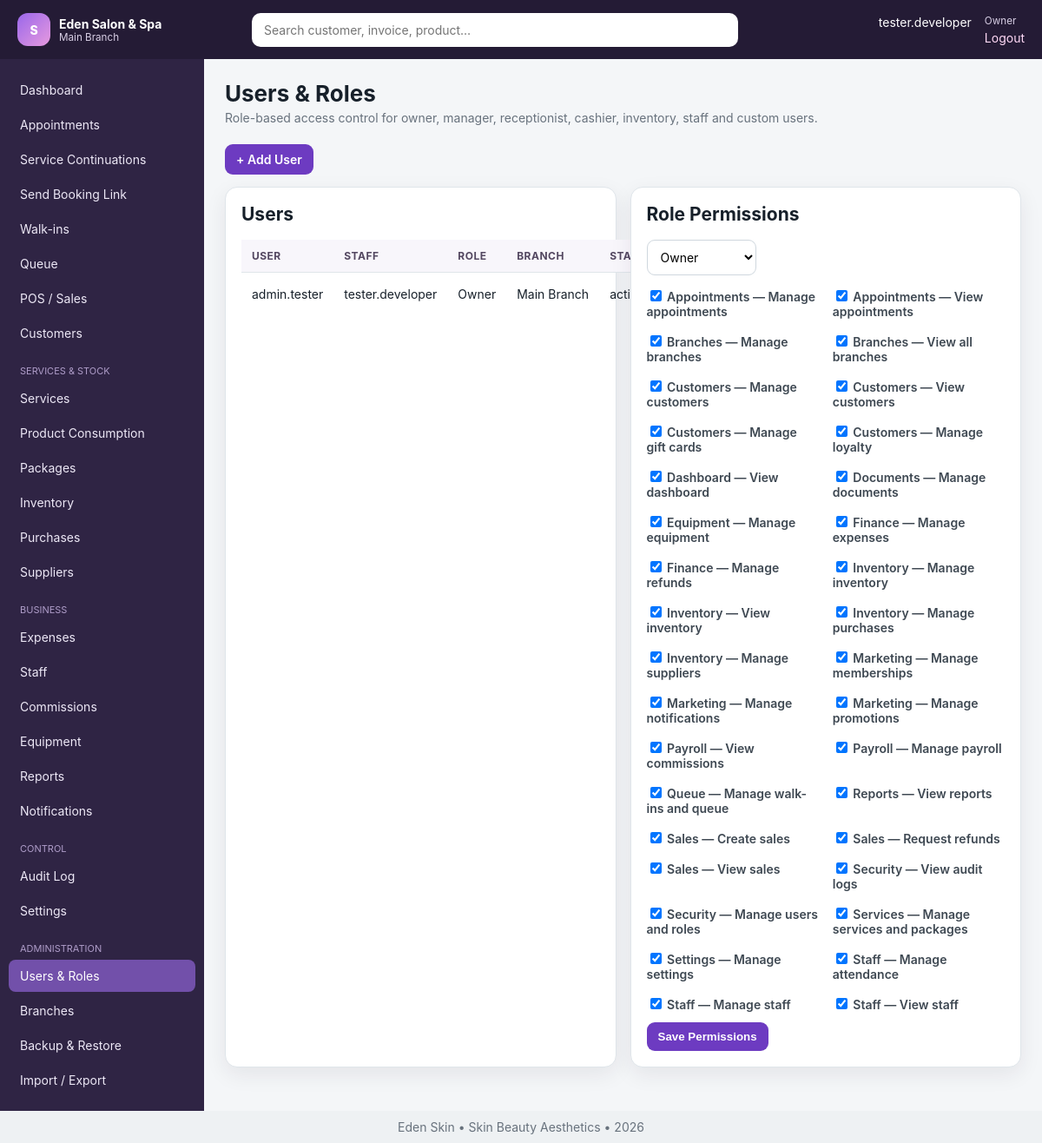
Page /modules/users.php (signed in) on the committed database.
### tables this page shows
CREATE TABLE `settings` (
  `id` int(11) NOT NULL AUTO_INCREMENT,
  `branch_id` int(11) DEFAULT NULL,
  `setting_key` varchar(100) NOT NULL,
  `setting_value` text DEFAULT NULL,
  `setting_group` varchar(80) DEFAULT 'general',
  `updated_by` int(11) DEFAULT NULL,
  `updated_at` datetime DEFAULT current_timestamp() ON UPDATE current_timestamp(),
  PRIMARY KEY (`id`),
  UNIQUE KEY `uniq_setting` (`branch_id`,`setting_key`),
  KEY `updated_by` (`updated_by`),
  CONSTRAINT `settings_ibfk_1` FOREIGN KEY (`branch_id`) REFERENCES `branches` (`id`) ON DELETE CASCADE,
  CONSTRAINT `settings_ibfk_2` FOREIGN KEY (`updated_by`) REFERENCES `users` (`id`) ON DELETE SET NULL
);

CREATE TABLE `users` (
  `id` int(11) NOT NULL AUTO_INCREMENT,
  `branch_id` int(11) NOT NULL,
  `staff_id` int(11) DEFAULT NULL,
  `role_id` int(11) NOT NULL,
  `username` varchar(80) NOT NULL,
  `password_hash` varchar(255) NOT NULL,
  `status` enum('active','inactive','locked') DEFAULT 'active',
  `last_login_at` datetime DEFAULT NULL,
  `created_at` datetime DEFAULT current_timestamp(),
  PRIMARY KEY (`id`),
  UNIQUE KEY `username` (`username`),
  KEY `branch_id` (`branch_id`),
  KEY `staff_id` (`staff_id`),
  KEY `role_id` (`role_id`),
  CONSTRAINT `users_ibfk_1` FOREIGN KEY (`branch_id`) REFERENCES `branches` (`id`),
  CONSTRAINT `users_ibfk_2` FOREIGN KEY (`staff_id`) REFERENCES `staff` (`id`) ON DELETE SET NULL,
  CONSTRAINT `users_ibfk_3` FOREIGN KEY (`role_id`) REFERENCES `roles` (`id`)
);

CREATE TABLE `branches` (
  `id` int(11) NOT NULL AUTO_INCREMENT,
  `business_id` int(11) NOT NULL,
  `name` varchar(120) NOT NULL,
  `code` varchar(20) NOT NULL,
  `phone` varchar(30) DEFAULT NULL,
  `email` varchar(120) DEFAULT NULL,
  `address` varchar(255) DEFAULT NULL,
  `opening_time` time DEFAULT '08:00:00',
  `closing_time` time DEFAULT '20:00:00',
  `status` enum('active','inactive') DEFAULT 'active',
  `created_at` datetime DEFAULT current_timestamp(),
  PRIMARY KEY (`id`),
  UNIQUE KEY `code` (`code`),
  KEY `business_id` (`business_id`),
  CONSTRAINT `branches_ibfk_1` FOREIGN KEY (`business_id`) REFERENCES `businesses` (`id`)
);

CREATE TABLE `staff` (
  `id` int(11) NOT NULL AUTO_INCREMENT,
  `branch_id` int(11) NOT NULL,
  `employee_no` varchar(30) DEFAULT NULL,
  `photo` varchar(255) DEFAULT NULL,
  `full_name` varchar(150) NOT NULL,
  `phone` varchar(30) DEFAULT NULL,
  `email` varchar(120) DEFAULT NULL,
  `gender` enum('Male','Female','Other') DEFAULT 'Female',
  `date_of_birth` date DEFAULT NULL,
  `address` varchar(255) DEFAULT NULL,
  `role_title` varchar(100) DEFAULT NULL,
  `salary` decimal(14,2) DEFAULT 0.00,
  `default_commission_type` enum('percentage','fixed') DEFAULT 'percentage',
  `default_commission_value` decimal(10,2) DEFAULT 0.00,
  `employment_date` date DEFAULT NULL,
  `emergency_contact` varchar(120) DEFAULT NULL,
  `status` enum('active','inactive','terminated') DEFAULT 'active',
  `created_at` datetime DEFAULT current_timestamp(),
  `updated_at` datetime DEFAULT NULL,
  PRIMARY KEY (`id`),
  UNIQUE KEY `employee_no` (`employee_no`),
  KEY `branch_id` (`branch_id`),
  CONSTRAINT `staff_ibfk_1` FOREIGN KEY (`branch_id`) REFERENCES `branches` (`id`)
);

CREATE TABLE `roles` (
  `id` int(11) NOT NULL AUTO_INCREMENT,
  `name` varchar(80) NOT NULL,
  `description` varchar(255) DEFAULT NULL,
  `is_system` tinyint(1) DEFAULT 0,
  `created_at` datetime DEFAULT current_timestamp(),
  PRIMARY KEY (`id`),
  UNIQUE KEY `name` (`name`)
);

CREATE TABLE `permissions` (
  `id` int(11) NOT NULL AUTO_INCREMENT,
  `code` varchar(100) NOT NULL,
  `name` varchar(120) NOT NULL,
  `module` varchar(80) NOT NULL,
  PRIMARY KEY (`id`),
  UNIQUE KEY `code` (`code`)
);

### includes/functions.php (called while the page is built, shortened)
<?php
function app_config(): array {
    static $config;
    if (!$config) {
        $file=dirname(__DIR__).'/config.php';
        $config=require $file;
    }
    return $config;
}
function e(mixed $v): string { return htmlspecialchars((string)$v, ENT_QUOTES, 'UTF-8'); }
function url(string $path=''): string { $base=rtrim(app_config()['app']['base_url'] ?? '', '/'); return $base.'/'.ltrim($path,'/'); }
function selected(mixed $a,mixed $b): string { return (string)$a===(string)$b?' selected':''; }
function checked(mixed $v): string { return $v?' checked':''; }
function setting(string $key,mixed $default=null,?int $branchId=null): mixed {
    try { $branchId=$branchId??current_branch_id(); $r=one('SELECT setting_value FROM settings WHERE setting_key=? AND (branch_id=? OR branch_id IS NULL) ORDER BY branch_id IS NOT NULL DESC LIMIT 1',[$key,$branchId]); return $r ? $r['setting_value'] : $default; } catch(Throwable){ return $default; }
}

### config.php (called while the page is built)
<?php
return array (
  'db' =>
  array (
    'host' => '127.0.0.1',
    'port' => '3306',
    'name' => 'salon_spa_tz',
    'user' => 'root',
    'pass' => '',
    'charset' => 'utf8mb4',
  ),
  'app' =>
  array (
    'name' => 'Salon & Spa Manager',
    'base_url' => '/salon_spa_management_system',
    'timezone' => 'Africa/Dar_es_Salaam',
    'currency' => 'TZS',
    'session_timeout' => 3600,
    'debug' => false,
  ),
);

### includes/auth.php (called while the page is built, shortened)
<?php
function is_logged_in(): bool { return !empty($_SESSION['user_id']); }
function require_login(): void {
    if(!current_user()){ logout_user(); redirect('login.php'); }
}
function current_user(): ?array { static $u; if(!is_logged_in())return null; if(!$u)$u=one('SELECT u.*,r.name role_name,s.full_name staff_name,b.name branch_name FROM users u JOIN roles r ON r.id=u.role_id LEFT JOIN staff s ON s.id=u.staff_id LEFT JOIN branches b ON b.id=u.branch_id WHERE u.id=?',[$_SESSION['user_id']]); return $u; }
function current_branch_id(): ?int {
    if(isset($_SESSION['branch_id']) && (int)$_SESSION['branch_id']>0) return (int)$_SESSION['branch_id'];
    return null;
}
function can(string $code): bool { $u=current_user(); return $u && ($u['role_name']==='Owner' || in_array($code,permissions(),true)); }
function require_permission(string $code): void { require_login(); if(!can($code)){http_response_code(403); include dirname(__DIR__).'/403.php'; exit;} }

### includes/db.php (called while the page is built, shortened)
<?php
function db(): PDO {
    static $pdo = null;
    if ($pdo instanceof PDO) return $pdo;
    $cfg = app_config()['db'];
    $dsn = sprintf('mysql:host=%s;port=%s;dbname=%s;charset=%s', $cfg['host'], $cfg['port'], $cfg['name'], $cfg['charset']);
    $pdo = new PDO($dsn, $cfg['user'], $cfg['pass'], [
        PDO::ATTR_ERRMODE => PDO::ERRMODE_EXCEPTION,
        PDO::ATTR_DEFAULT_FETCH_MODE => PDO::FETCH_ASSOC,
        PDO::ATTR_EMULATE_PREPARES => false,
    ]);
    return $pdo;
}
function q(string $sql, array $params=[]): PDOStatement { $s=db()->prepare($sql); $s->execute($params); return $s; }
function one(string $sql, array $params=[]): ?array { $r=q($sql,$params)->fetch(); return $r ?: null; }
function all(string $sql, array $params=[]): array { return q($sql,$params)->fetchAll(); }

### modules/users.php (the view, shortened to what this page needs)
<?php
require dirname(__DIR__).'/includes/bootstrap.php'; require_permission('users.manage'); $bid=current_branch_id();
$edit=null;if(isset($_GET['edit']))$edit=one('SELECT * FROM users WHERE id=?',[(int)$_GET['edit']]); $rows=all('SELECT u.*,r.name role,s.full_name staff,b.name branch FROM users u JOIN roles r ON r.id=u.role_id LEFT JOIN staff s ON s.id=u.staff_id JOIN branches b ON b.id=u.branch_id ORDER BY u.id DESC'); $roles=all('SELECT * FROM roles ORDER BY name'); $branches=all('SELECT * FROM branches ORDER BY name'); $title='Users & Roles'; $subtitle='Role-based access control for owner, manager, receptionist, cashier, inventory, staff and custom users.'; include dirname(__DIR__).'/includes/header.php';?><div class="toolbar"><a class="btn" href="?new=1">+ Add User</a></div><?php if(isset($_GET['new'])||$edit):?><section class="card"><h2><?= $edit?'Edit':'Add' ?> User</h2><form method="post"><?=csrf_field()?><input type="hidden" name="_action" value="save"><input type="hidden" name="id" value="<?=e($edit['id']??'')?>"><div class="form-grid"><div class="form-group"><label>Branch</label><select name="branch_id"><?php foreach($branches as $b):?><option value="<?=e($b['id'])?>"<?=selected($edit['branch_id']??$bid,$b['id'])?>><?=e($b['name'])?></option><?php endforeach;?></select></div><div class="form-group"><label>Staff</label><select name="staff_id"><option value="">No staff link</option><?php foreach(all('SELECT id,full_name FROM staff ORDER BY full_name') as $s):?><option value="<?=e($s['id'])?>"<?=selected($edit['staff_id']??'',$s['id'])?>><?=e($s['full_name'])?></option><?php endforeach;?></select></div><div class="form-group"><label>Role</label><select name="role_id"><?php foreach($roles as $r):?><option value="<?=e($r['id'])?>"<?=selected($edit['role_id']??'',$r['id'])?>><?=e($r['name'])?></option><?php endforeach;?></select></div><div class="form-group"><label>Username</label><input name="username" required value="<?=e($edit['username']??'')?>"></div><div class="form-group"><label>Password <?= $edit?'(blank to keep)':'' ?></label><input type="password" name="password" <?= $edit?'':'required minlength="8"' ?>></div><div class="form-group"><label>Status</label><select name="status"><option value="active"<?=selected($edit['status']??'active','active')?>>Active</option><option value="inactive"<?=selected($edit['status']??'','inactive')?>>Inactive</option><option value="locked"<?=selected($edit['status']??'','locked')?>>Locked</option></select></div></div><button class="btn">Save User</button></form></section><?php endif;?><div class="grid cols-2"><section class="card"><h2>Users</h2><table><thead><tr><th>User</th><th>Staff</th><th>Role</th><th>Branch</th><th>Status</th><th></th></tr></thead><tbody><?php foreach($rows as $r):?><tr><td><?=e($r['username'])?></td><td><?=e($r['staff'])?></td><td><?=e($r['role'])?></td><td><?=e($r['branch'])?></td><td><?=e($r['status'])?></td><td><a class="btn small light" href="?edit=<?=e($r['id'])?>">Edit</a></td></tr><?php endforeach;?></tbody></table></section><section class="card"><h2>Role Permissions</h2><form method="get" class="toolbar"><select name="role" data-autosubmit><?php $roleId=(int)($_GET['role']??1); foreach($roles as $r):?><option value="<?=e($r['id'])?>"<?=selected($roleId,$r['id'])?>><?=e($r['name'])?></option><?php endforeach;?></select></form><?php $perms=all('SELECT * FROM permissions ORDER BY module,code'); $assigned=q('SELECT permission_id FROM role_permissions WHERE role_id=?',[$roleId])->fetchAll(PDO::FETCH_COLUMN);?><form method="post"><?=csrf_field()?><input type="hidden" name="_action" value="role_perm"><input type="hidden" name="role_id" value="<?=e($roleId)?>"><div class="grid cols-2"><?php foreach($perms as $p):?><label><input type="checkbox" name="perm[]" value="<?=e($p['id'])?>"<?=checked(in_array($p['id'],$assigned))?>> <?=e($p['module'])?> — <?=e($p['name'])?></label><?php endforeach;?></div><button class="btn" style="margin-top:12px">Save Permissions</button></form></section></div><?php include dirname(__DIR__).'/includes/footer.php'; ?>

### includes/header.php (shortened to what this page needs)
<?php
require_login(); $u=current_user(); $title=$title??'Dashboard';
function nav_file_available(string $href): bool {
    return is_file(dirname(__DIR__).'/'.ltrim($href,'/'));
}
function current_rel_script_for_nav(): string {
    $script=str_replace('\\','/',$_SERVER['SCRIPT_NAME']??'');
    $base=(string)(app_config()['app']['base_url']??'');
    $base=rtrim(str_replace('\\','/',$base),'/');
    return ltrim($script,'/');
}
$navGroups=[
 'Main'=>[
  ['dashboard.php','Dashboard','dashboard.view'],
  ['modules/appointments.php','Appointments','appointments.view'],
  ['modules/continuations.php','Service Continuations','appointments.view'],
  ['modules/booking_link.php','Send Booking Link','appointments.manage'],
  ['modules/walkins.php','Walk-ins','queue.manage'],
  ['modules/queue.php','Queue','queue.manage'],
  ['modules/pos.php','POS / Sales','sales.create'],
  ['modules/customers.php','Customers','customers.view'],
 ],
 'Services & Stock'=>[
  ['modules/services.php','Services','services.manage'],
  ['modules/service_consumption.php','Product Consumption','services.manage'],
  ['modules/packages.php','Packages','services.manage'],
  ['modules/inventory.php','Inventory','inventory.view'],
  ['modules/purchases.php','Purchases','purchases.manage'],
  ['modules/suppliers.php','Suppliers','suppliers.manage'],
 ],
 'Business'=>[
  ['modules/expenses.php','Expenses','expenses.manage'],
  ['modules/staff.php','Staff','staff.view'],
  ['modules/commissions.php','Commissions','commissions.view'],
  ['modules/equipment.php','Equipment','equipment.manage'],
  ['modules/reports.php','Reports','reports.view'],
  ['modules/notifications.php','Notifications','notifications.manage'],
 ],
 'Control'=>[
  ['modules/audit.php','Audit Log','audit.view'],
  ['modules/settings.php','Settings','settings.manage'],
 ],
 'Administration'=>[
  ['modules/users.php','Users & Roles','users.manage'],
  ['modules/branches.php','Branches','users.manage'],
  ['modules/backups.php','Backup & Restore','users.manage'],
  ['modules/imports.php','Import / Export','users.manage'],
 ],
];
$current=current_rel_script_for_nav();
$hasSearch=nav_file_available('modules/search.php');
?><!doctype html><html lang="en"><head><link rel="stylesheet" href="<?=url('assets/css/app.css')?>"></head><body>
<header class="topbar"><button class="menu-btn" data-toggle-menu>☰</button><div class="brand"><span class="brand-mark">S</span><div><strong><?=e(setting('business_name',app_config()['app']['name']))?></strong><small><?=e($u['branch_name']??'Main Branch')?></small></div></div><?php if($hasSearch):?><form class="global-search" action="<?=url('modules/search.php')?>"><input name="q" placeholder="Search customer, invoice, product…"></form><?php else:?><div class="global-search"></div><?php endif;?><div class="userbox"><span><?=e($u['staff_name']?:$u['username'])?></span><small><?=e($u['role_name'])?></small><a href="<?=url('logout.php')?>">Logout</a></div></header>
<div class="layout"><aside class="sidebar" id="sidebar"><nav><?php foreach($navGroups as $group=>$items): $visible=[]; foreach($items as $item){ [$href,$label,$perm]=$item; if(nav_file_available($href) && can($perm)) $visible[]=$item; } if(!$visible) continue; if($group!=='Main'): ?><div class="nav-heading"><?=e($group)?></div><?php endif; foreach($visible as [$href,$label,$perm]): ?><a href="<?=url($href)?>" class="<?=$current===$href?'active':''?>"><?=e($label)?></a><?php endforeach; endforeach; ?></nav></aside><main class="content"><div class="page-head"><div><h1><?=e($title)?></h1><?php if(!empty($subtitle)):?><p><?=e($subtitle)?></p><?php endif;?></div></div>

### rows in the picture
settings: setting_value "Eden Salon & Spa"
users: branch.name "Main Branch", staff.full_name "tester.developer", role.name "Owner", username "admin.tester", status "active"
permissions: module "Appointments", name "Manage appointments"
permissions: module "Appointments", name "View appointments"
permissions: module "Branches", name "Manage branches"
permissions: module "Branches", name "View all branches"
permissions: module "Customers", name "Manage customers"
permissions: module "Customers", name "View customers"
permissions: module "Customers", name "Manage gift cards"
permissions: module "Customers", name "Manage loyalty"
permissions: module "Dashboard", name "View dashboard"
permissions: module "Documents", name "Manage documents"
permissions: module "Equipment", name "Manage equipment"
permissions: module "Finance", name "Manage expenses"
permissions: module "Finance", name "Manage refunds"
permissions: module "Inventory", name "Manage inventory"
permissions: module "Inventory", name "View inventory"
permissions: module "Inventory", name "Manage purchases"
permissions: module "Inventory", name "Manage suppliers"
permissions: module "Marketing", name "Manage memberships"
permissions: module "Marketing", name "Manage notifications"
permissions: module "Marketing", name "Manage promotions"
permissions: module "Payroll", name "View commissions"
permissions: module "Payroll", name "Manage payroll"
permissions: module "Queue", name "Manage walk-ins and queue"
permissions: module "Reports", name "View reports"
permissions: module "Sales", name "Create sales"
permissions: module "Sales", name "Request refunds"
permissions: module "Sales", name "View sales"
permissions: module "Security", name "View audit logs"
permissions: module "Security", name "Manage users and roles"
permissions: module "Services", name "Manage services and packages"
permissions: module "Settings", name "Manage settings"
permissions: module "Staff", name "Manage attendance"
permissions: module "Staff", name "Manage staff"
permissions: module "Staff", name "View staff"

### other values in the picture
$label "Dashboard"
$label "Appointments"
$label "Service Continuations"
$label "Send Booking Link"
$label "Walk-ins"
$label "Queue"
$label "POS / Sales"
$label "Customers"
$group "SERVICES & STOCK"
$label "Services"
$label "Product Consumption"
$label "Packages"
$label "Inventory"
$label "Purchases"
$label "Suppliers"
